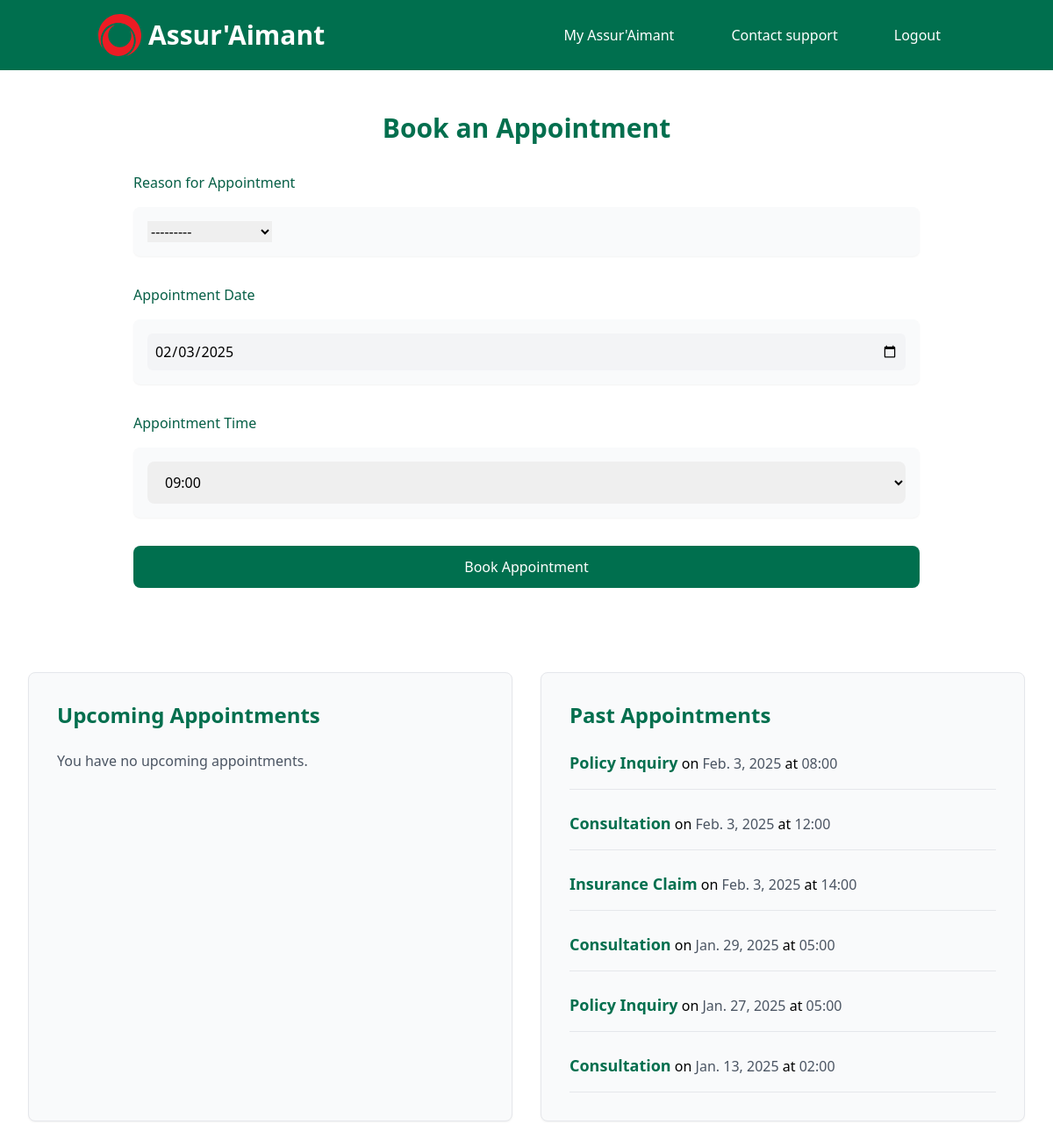
The app's page /book/ (signed in) with its own data.
### insurance_app/models.py (models this page shows, shortened)
class Appointment(models.Model):
    REASON_CHOICES = [
        ("Consultation", "Consultation"),
        ("Insurance Claim", "Insurance Claim"),
        ("Policy Inquiry", "Policy Inquiry"),
    ]
    user = models.ForeignKey(settings.AUTH_USER_MODEL, on_delete=models.CASCADE)
    reason = models.CharField(max_length=50, choices=REASON_CHOICES)
    date = models.DateField(default=date(2025, 2, 3))  # Correct default date
    time = models.CharField(max_length=10)

### insurance_app/views.py (the view)
# urls.py: path("book/", book_appointment, name="book_appointment"),
@login_required
def book_appointment(request):
    today = timezone.now().date()  # Get today's date in YYYY-MM-DD format
    if request.method == 'POST':
        form = AppointmentForm(request.POST)
        if form.is_valid():
            appointment = form.save(commit=False)
            appointment.user = request.user  # Associate the logged-in user
            appointment.save()
            messages.success(request, 'Your appointment has been booked successfully!')
            return redirect('book_appointment')  # Redirect to the same page after saving
    else:
        form = AppointmentForm()
    upcoming_appointments = Appointment.objects.filter(
        user=request.user, date__gte=today
    ).order_by('date')
    past_appointments = Appointment.objects.filter(
        user=request.user, date__lt=today
    ).order_by('-date')
    return render(request, 'insurance_app/book_appointment.html', {
        'today': today,
        'form': form,
        'upcoming_appointments': upcoming_appointments,
        'past_appointments': past_appointments,
    })

### insurance_app/forms.py (shortened to what this page needs)
class AppointmentForm(forms.ModelForm):
    class Meta:
        model = Appointment
        fields = ['reason', 'date', 'time']
        widgets = {
            'date': DateInput(attrs={'type': 'date', 'class': 'form-control w-full bg-gray-100 rounded-md p-2'}),
        }

### insurance_app/templatetags/custom_filters.py (called while the page is built)
@register.filter
def time_range(value):
    return [f"{hour:02d}:00" for hour in range(9, 19)]

### insurance_app/templates/insurance_app/book_appointment.html (shortened to what this page needs)
{% extends 'insurance_app/base_final.html' %}
{% load static %}
{% load custom_filters %}
{% block content %}
<div class="min-h-screen max-w-full bg-white py-12 px-8 flex flex-col items-center">
    <div class="w-full max-w-4xl mb-12">
        <h1 class="text-3xl font-semibold text-center mb-6 text-[#026f4e]">Book an Appointment</h1>
        <form method="POST" class="space-y-8">
            <div class="space-y-4">
                <label for="id_reason" class="block text-emerald-800 font-medium">Reason for Appointment</label>
                <div class="bg-gray-50 p-4 rounded-lg shadow-sm">
                    {{ form.reason }}
                </div>
            </div>
            <div class="space-y-4">
                <label for="id_date" class="block text-emerald-800 font-medium">Appointment Date</label>
                <div class="bg-gray-50 p-4 rounded-lg shadow-sm">
                    {{ form.date }}
                </div>
            </div>
            <div class="space-y-4">
                <label for="id_time" class="block text-emerald-800 font-medium">Appointment Time</label>
                <div class="bg-gray-50 p-4 rounded-lg shadow-sm">
                    <select name="time" id="id_time" class="w-full border-gray-300 rounded-lg py-3 px-4">
                        {% for time in "times"|time_range %}
                            <option value="{{ time }}">{{ time }}</option>
                        {% endfor %}
                    </select>
                </div>
            </div>
            <button type="submit" class="w-full bg-[#006f4e] text-white py-3 rounded-lg hover:bg-[#009b9d] transition duration-300">
                Book Appointment
            </button>
        </form>
    </div>
    <div class="grid grid-cols-1 lg:grid-cols-2 gap-8 w-full max-w-6xl mt-12">
        <div class="border p-8 rounded-lg shadow-sm bg-gray-50">
            <h2 class="text-2xl font-semibold mb-6 text-[#026f4e]">Upcoming Appointments</h2>
            {% if upcoming_appointments %}
                <ul class="space-y-6">
                    {% for appointment in upcoming_appointments %}
                        <li class="border-b pb-4">
                            <strong class="text-lg text-[#026f4e]">{{ appointment.reason }}</strong> on <span class="text-gray-600">{{ appointment.date }}</span> at <span class="text-gray-600">{{ appointment.time }}</span>
                        </li>
                    {% endfor %}
                </ul>
            {% else %}
                <p class="text-gray-600">You have no upcoming appointments.</p>
            {% endif %}
        </div>
        <div class="border p-8 rounded-lg shadow-sm bg-gray-50">
            <h2 class="text-2xl font-semibold mb-6 text-[#026f4e]">Past Appointments</h2>
            {% if past_appointments %}
                <ul class="space-y-6">
                    {% for appointment in past_appointments %}
                        <li class="border-b pb-4">
                            <strong class="text-lg text-[#026f4e]">{{ appointment.reason }}</strong> on <span class="text-gray-600">{{ appointment.date }}</span> at <span class="text-gray-600">{{ appointment.time }}</span>
                        </li>
                    {% endfor %}
                </ul>
            {% else %}
                <p class="text-gray-600">You have no past appointments.</p>
            {% endif %}
        </div>
    </div>
</div>
{% endblock %}

### records on screen
Appointment: reason "Policy Inquiry", date "Feb. 3, 2025", time "08:00"
Appointment: reason "Consultation", date "Feb. 3, 2025", time "12:00"
Appointment: reason "Insurance Claim", date "Feb. 3, 2025", time "14:00"
Appointment: reason "Consultation", date "Jan. 29, 2025", time "05:00"
Appointment: reason "Policy Inquiry", date "Jan. 27, 2025", time "05:00"
Appointment: reason "Consultation", date "Jan. 13, 2025", time "02:00"

### other values on screen
form field time "09:00"
